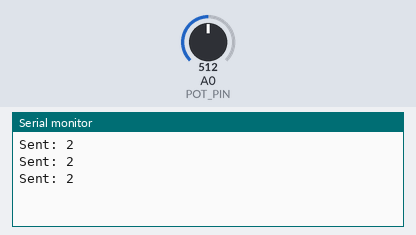
The sketch below on a simulated Arduino Uno, built with avr-gcc and run on an emulated ATmega328P. Shown: the last lines printed to the serial monitor. The inputs (shaded band) are chosen by the test bench; at power-on: A0 (POT_PIN) = 512. No radio packets arrive unless stated.

Above: at 1.3 s.
1.4 s: A0 (POT_PIN) set to 331
At 2.2 s:
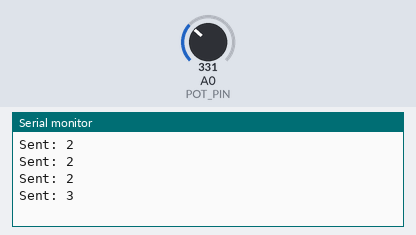
2.9 s: A0 (POT_PIN) set to 692
At 2.9 s:
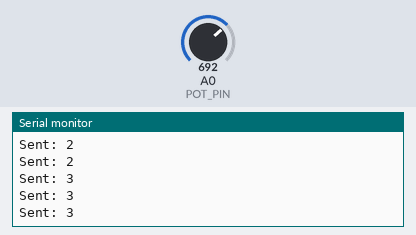
Timing chart, 0 to 5.9 s (numbered marks = the images above; inputs shaded):
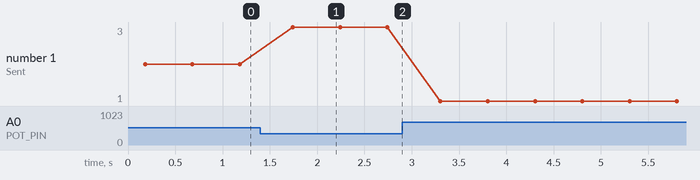

Measured:
- after the input at 1.4 s, the serial monitor: prints a new line after 0.34 s (image 1)
- plotted number 1: 2 → 3 after the input at 1.4 s, 3 → 1 after the input at 2.9 s

The sketch:

RFSendCommand.ino
```cpp
#include <SPI.h>
#include <RH_RF95.h>

// Define Read Pin
#define POT_PIN A0

// Define Commands for sending
#define CMD_RED     1
#define CMD_YELLOW  2
#define CMD_GREEN   3

// Declare the last command  for spam checking
uint8_t lastCommand = 0;

// Define LoRa Settings
#define RFM95_CS 10
#define RFM95_RST 9
#define RFM95_INT 2

RH_RF95 rf95(RFM95_CS, RFM95_INT);

void setup() {
  // put your setup code here, to run once:
  pinMode(RFM95_RST, OUTPUT);
  digitalWrite(RFM95_RST, HIGH);

  Serial.begin(9600);
  delay(100);

  digitalWrite(RFM95_RST, LOW);
  delay(10);
  digitalWrite(RFM95_RST, HIGH);
  delay(10);

  if (!rf95.init()) {
    Serial.println("LoRa init failed");
    while (1);
  }

  rf95.setFrequency(915.0); // US frequency
  rf95.setTxPower(23, false);

}

void loop() {
  // put your main code here, to run repeatedly:
  uint8_t command = getCommandFromPot();
  sendCommandIfChanged(command);
  delay(500);
}

uint8_t getCommandFromPot()
{
  int potValue = analogRead(POT_PIN);

  if (potValue < 341)
    return CMD_GREEN;
  else if (potValue < 682)
    return CMD_YELLOW;
  else
    return CMD_RED;
}

void sendCommandIfChanged(uint8_t command)
{
  if (command != lastCommand)
  {
    rf95.send(&command, sizeof(command));
    rf95.waitPacketSent();
    lastCommand = command;
  }

  Serial.print("Sent: ");
  Serial.println(command);
}

void sendMessage()
{
  const char *msg = "TEST MESSAGE";
  Serial.println("Sending: TEST MESSAGE");
  rf95.send((uint8_t *)msg, strlen(msg));
  rf95.waitPacketSent();
  Serial.println("Message sent!");
  delay(2000);
}
```
